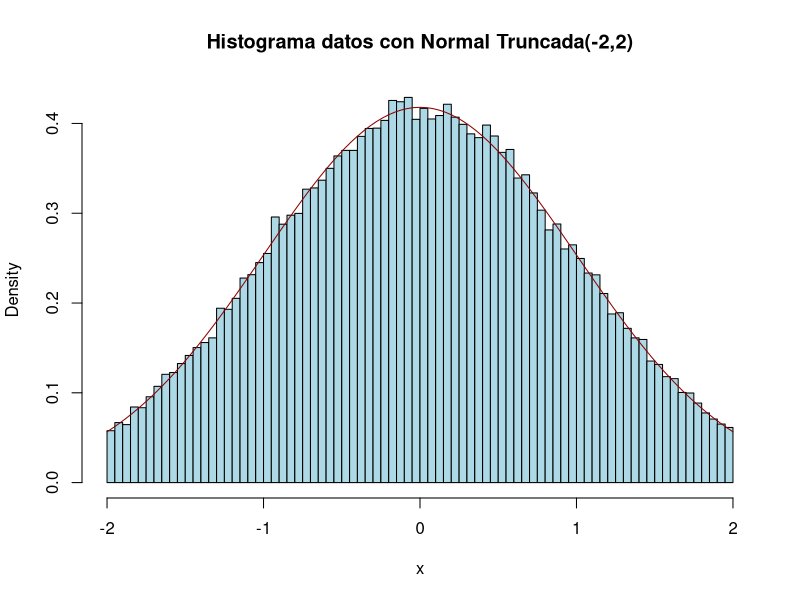

Write the R code that produced this figure.
# Generacion de numeros aleatorios con distribucion normal truncada [-c,c]
# Fecha: 30/06/2026
# Por: Sebastian Zabala
# Ubicacion: IVIC

# Paquete para comparar luego los numeros generados con los teoricos
# install.packages("truncnorm")
library(truncnorm)

# Estableciendo semilla para reproducibilidad
set.seed(1234)

nsim <- 10^5
U <- runif(nsim)
# U = pnorm(Z, mean = 0, sd = 1) # caso dependiente

# U=F(Z), donde Z~N(0, 1/(1-0.75^2))
# y F es su funcion de distribucion.
# U~U(0,1) y es independiente.

c<- 2; # Soporte para la normal truncada, independiente. En este caso igual a 2
p<- pnorm(c) - pnorm(-c) # Area bajo la normal (0,1) truncada
# en c, tal densidad se denota por g
# y ademas g=G'.

x<- qnorm(p*U+pnorm(-c), mean = 0, sd = 1) 
# X=G^(-1)(U)=(G^(-1)oF)(Z).
# Normal truncada dependiente.

hist(x, breaks = "FD", freq = FALSE, col = "lightblue", 
     main = "Histograma datos con Normal Truncada(-2,2)") # Histograma de datos generados
curve(dtruncnorm(x, a=-c, b=c), col = "darkred", add = TRUE)


# gnorm_trunc <- function(n,c) {
#   X <- 
#   U <- runif(n)
#   p<- pnorm(c) - pnorm(-c)
#   X<- qnorm(p*U[i]+pnorm(-c), mean = 0, sd = 1) 
# }
